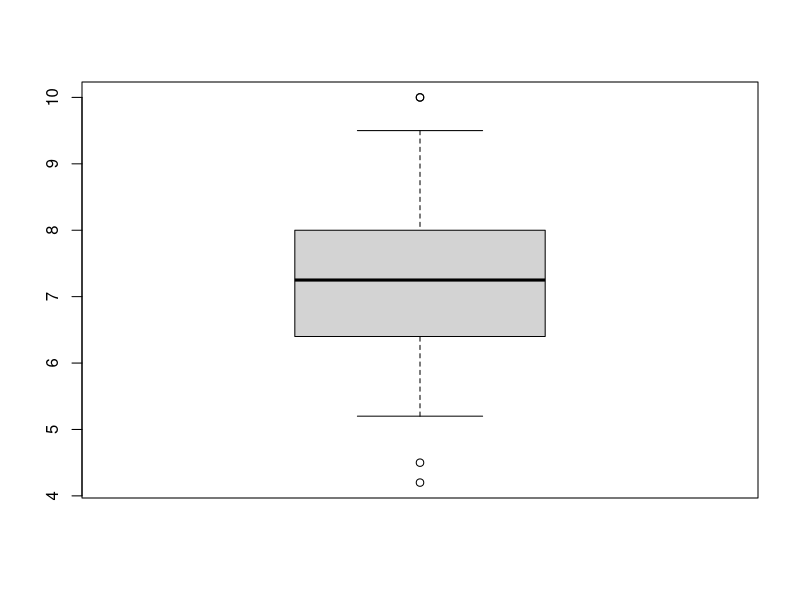
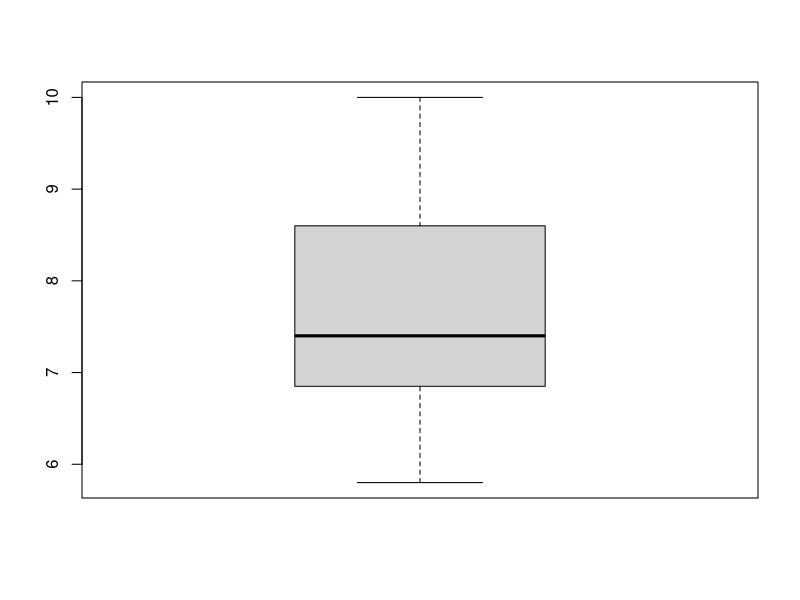
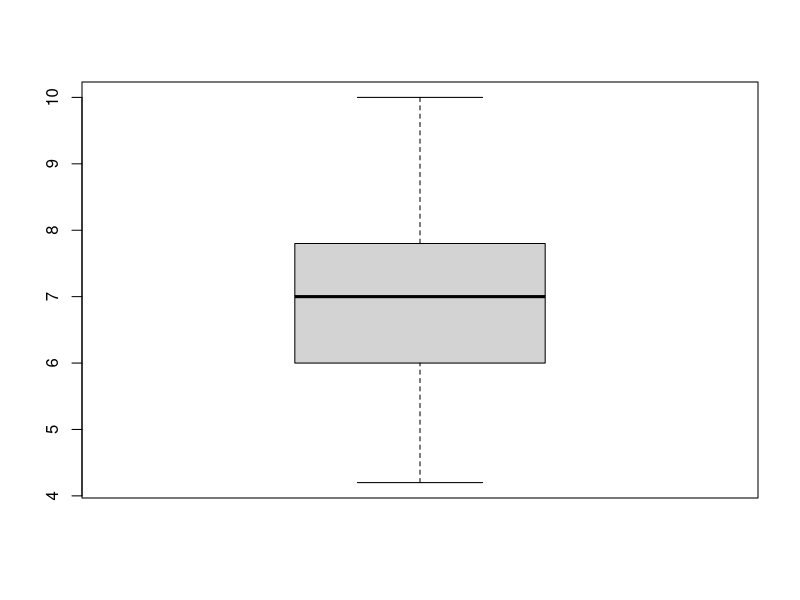

R code for these plots, in order:
## ---- chunk 1
bwt <- read.csv("./data/birthweight_reduced.csv")
head(bwt)
## ---- chunk 2
bwt$smoker <-factor(bwt$smoker, labels=c('NO', 'YES'))
## ---- chunk 3
cat("La media es", mean(bwt$Birthweight),"\n")
cat("La mediana es", median(bwt$Birthweight), "\n")
cat("Los cuartiles son:", paste(quantile(bwt$Birthweight, probs=c(0.25,0.5,0.75)), collapse=','), "\n")
## ---- chunk 4
bx <- boxplot(bwt$Birthweight, range=1)
## ---- chunk 5
cat("Los outliers serían:", paste(bx$out, collapse=', '))
## ---- chunk 6
table(bwt$smoker)
## ---- chunk 7
bwt_yes <- bwt[which(bwt$smoker=='YES'),]
bwt_no <- bwt[which(bwt$smoker=='NO'),]

cat("El peso medio de los niños de madres fumadoras es",mean(bwt_yes$Birthweight),'\n')
cat("El peso medio de los niños de madres NO fumadoras es",mean(bwt_no$Birthweight))
## ---- chunk 8
cat("La varianza de los niños de madres fumadoras es",var(bwt_yes$Birthweight),'\n')
cat("La varianza de los niños de madres NO fumadoras es",var(bwt_no$Birthweight))
## ---- chunk 9
library(tidyverse)
bwt |> group_by(smoker) |> summarise(peso_medio=mean(Birthweight), numero_casos=n(), varianza=var(Birthweight)) 
## ---- chunk 10
boxplot(bwt_no$Birthweight)
## ---- chunk 11
boxplot(bwt_yes$Birthweight)
## ---- chunk 12
df_sunny <- read.csv("./data/cities_sunny.csv")
head(df_sunny)
## ---- chunk 13
cat("Hay",length(unique(df_sunny$Country)),"paises\n")
cat("Hay",length(df_sunny$City),"ciudades\n")
## ---- chunk 14
df_sunny[which.max(df_sunny$Jan), c("Country","City")]
#df_sunny[df_sunny$Jan==max(df_sunny$Jan), c("Country","City")]
## ---- chunk 15
#df_sunny$trimestre1<-df_sunny$Jan+df_sunny$Feb+df_sunny$Mar
df_sunny$trimestre1<-rowSums(df_sunny[,c(3:5)])
df_sunny[which.max(df_sunny$trimestre1), c("Country","City")]
## ---- chunk 16
df_sunny$total<-rowSums(df_sunny[,c(3:14)])
df_sunny[which.max(df_sunny$total), c("Country","City","total")]
## ---- chunk 17
df_sunny$total<-as.numeric(gsub(',','',df_sunny$Year))
df_sunny[which.max(df_sunny$total), c("Country","City","total")]
## ---- chunk 18
num_city <- table(df_sunny$Country)
country <- names(num_city)[which.max(num_city)]
cat("El país que más ciudades tiene en el dataset es",country,"\n")

num_sun <- round(mean(df_sunny[df_sunny$Country==country,'Jan']),2)
cat("El número medio de horas de sol es",num_sun)
## ---- chunk 19

cat("La media es:",
mean(unlist(df_sunny[df_sunny$City=="Madrid",3:14])),"\n")

cat("La mediana es:",
median(unlist(df_sunny[df_sunny$City=="Madrid",3:14])))

